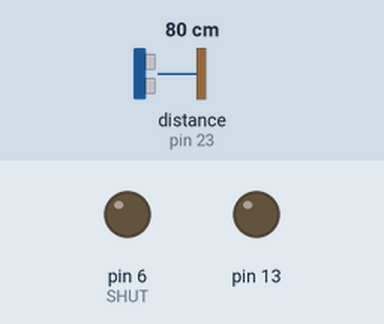
This sketch was run on a simulated Arduino Uno, built with avr-gcc and run on an emulated ATmega328P. Parts: output pins drawn as LEDs (lit = HIGH). The test bench sets the inputs (shaded band); at power-on: distance to the obstacle (sensor on pin 23) 80 cm. Pins used as bus, display or sensor lines are not drawn.

Above: at 0.4 s.
Timing chart, 0 to 1.9 s (numbered marks = the images above):
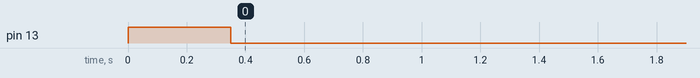

The sketch:

test_vl53l1x_SPI_slave.ino
```cpp
/*
 * SPIスレーブ(Arduino UNOの時)
 * SS   - Pin10 //変更不可
 * MOSI - Pin11 //変更不可
 * MISO - Pin12 //変更不可
 * SCK  - Pin13 //変更不可
 */

#include <SPI.h>
#include <Wire.h>
#include <VL53L1X.h>

VL53L1X sensor;

#define SHUT 6
int *leng;
int leng_data[3];

//----------------------SPI_init_start--------------------------------
byte ch;

typedef union   //共用体を宣言　//float型 = 4byte 、1byteづつ送信
{
 char snd[2];   //4byte分（char型＝1byte）
 int snd_val;
} SEND_DATA;

SEND_DATA snd_data; //共用体を定義
//----------------------SPI_init_end--------------------------------

void setup() {
//----------------------vl53l1x_Setting_start------------------
pinMode(13,OUTPUT);
digitalWrite(13,HIGH);
pinMode(SHUT, OUTPUT);

digitalWrite(SHUT, LOW);

delay(100);
Wire.begin();

pinMode(SHUT, INPUT);
delay(150);
sensor.init();
delay(100);
sensor.setAddress((uint8_t)23);
sensor.setTimeout(100);
sensor.setDistanceMode(VL53L1X::Long);//VL53L1X::Short, VL53L1X::Medium, or VL53L1X::Long

sensor.startContinuous(5);

digitalWrite(13,LOW);
//----------------------vl53l1x_Setting_end------------------
//----------------------SPI_Setting_start------------------
  pinMode(MISO,OUTPUT); //MISOを出力

  SPI.setBitOrder(MSBFIRST);            //最上位ビット(MSB)から送信
  SPI.setClockDivider(SPI_CLOCK_DIV4);  //通信速度をデフォルト
  SPI.setDataMode(SPI_MODE2);            //アイドル5Vで0V→5Vの変化で送信する
  SPCR |= _BV(SPE);

  SPI.attachInterrupt();
//----------------------SPI_Setting_end------------------

}

//----------------------SPI_Function_start---------------------


// SPI割り込み処理
ISR(SPI_STC_vect)
{
  ch = SPDR;    //SPIの受信バッファから取得 （受信した値を取得）

  snd_data.snd_val = *leng; //送信する値

  switch(ch){ //受信した番号で送信する値を指定（0から順に送信されてくる。0～3以外は無視）
    case 0:
      SPDR = snd_data.snd[0];
      break;
    case 1:
      SPDR = snd_data.snd[1];
      break;
    }
}
//----------------------SPI_Function_end---------------------

void loop(){
  while(1){
    leng_data[0] = sensor.readRangeContinuousMillimeters();
    leng_data[1] = sensor.readRangeContinuousMillimeters();
    leng_data[2] = sensor.readRangeContinuousMillimeters();

    if(leng_data[0]>=leng_data[1]){
      if(leng_data[0]>=leng_data[2]){
        if(leng_data[1]>=leng_data[2]){
          leng =&leng_data[1];
        }
        else{leng = &leng_data[2];}
      }
      else{leng = &leng_data[0];}
    }
    else{
      if(leng_data[1]>=leng_data[2]){
        if(leng_data[0]>=leng_data[2]){
          leng = &leng_data[0];
          }
        else{leng = &leng_data[2];}
      }
      else{leng = &leng_data[1];}
    }
  }
}
```
